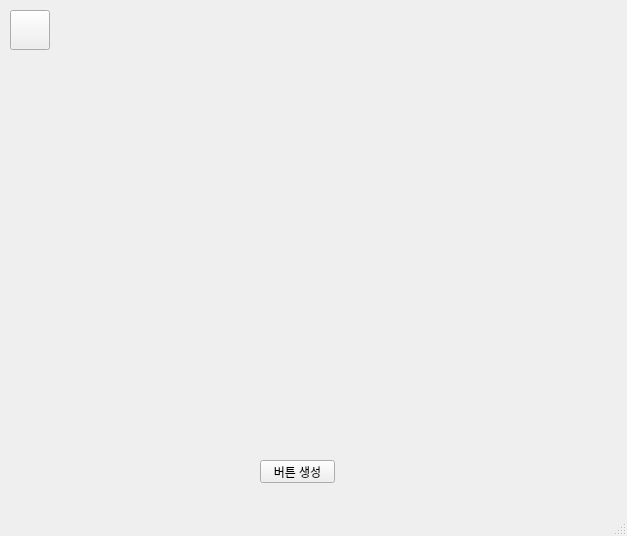
<?xml version="1.0" encoding="UTF-8"?>
<ui version="4.0">
 <class>MainWindow</class>
 <widget class="QMainWindow" name="MainWindow">
  <property name="geometry">
   <rect>
    <x>0</x>
    <y>0</y>
    <width>627</width>
    <height>536</height>
   </rect>
  </property>
  <property name="windowTitle">
   <string>MainWindow</string>
  </property>
  <widget class="QWidget" name="centralwidget">
   <widget class="QPushButton" name="pb">
    <property name="geometry">
     <rect>
      <x>10</x>
      <y>10</y>
      <width>40</width>
      <height>40</height>
     </rect>
    </property>
    <property name="text">
     <string/>
    </property>
    <property name="icon">
     <iconset>
      <normaloff>0.png</normaloff>0.png</iconset>
    </property>
    <property name="iconSize">
     <size>
      <width>40</width>
      <height>40</height>
     </size>
    </property>
   </widget>
   <widget class="QPushButton" name="btnCre">
    <property name="geometry">
     <rect>
      <x>260</x>
      <y>460</y>
      <width>75</width>
      <height>23</height>
     </rect>
    </property>
    <property name="text">
     <string>버튼 생성</string>
    </property>
   </widget>
  </widget>
  <widget class="QMenuBar" name="menubar">
   <property name="geometry">
    <rect>
     <x>0</x>
     <y>0</y>
     <width>627</width>
     <height>21</height>
    </rect>
   </property>
  </widget>
  <widget class="QStatusBar" name="statusbar"/>
 </widget>
 <resources/>
 <connections/>
</ui>
